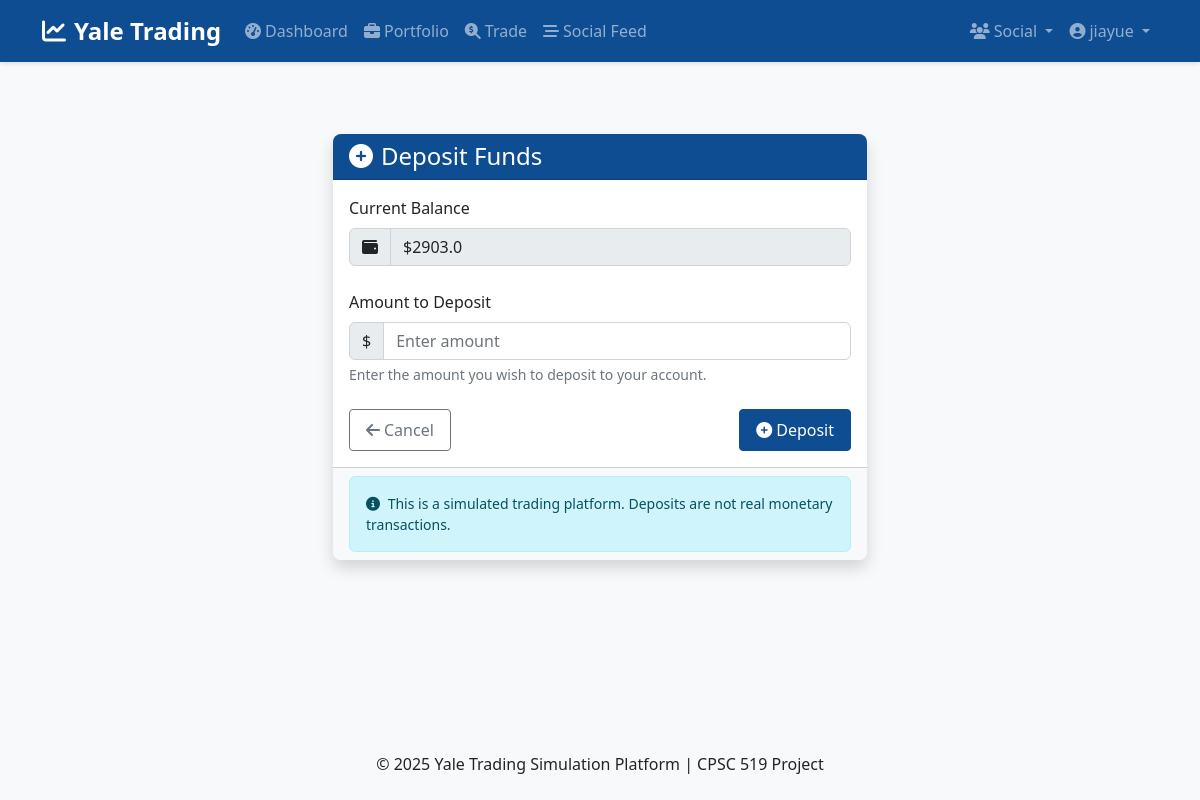
Before: /funds/deposit (signed in) with the older database file.
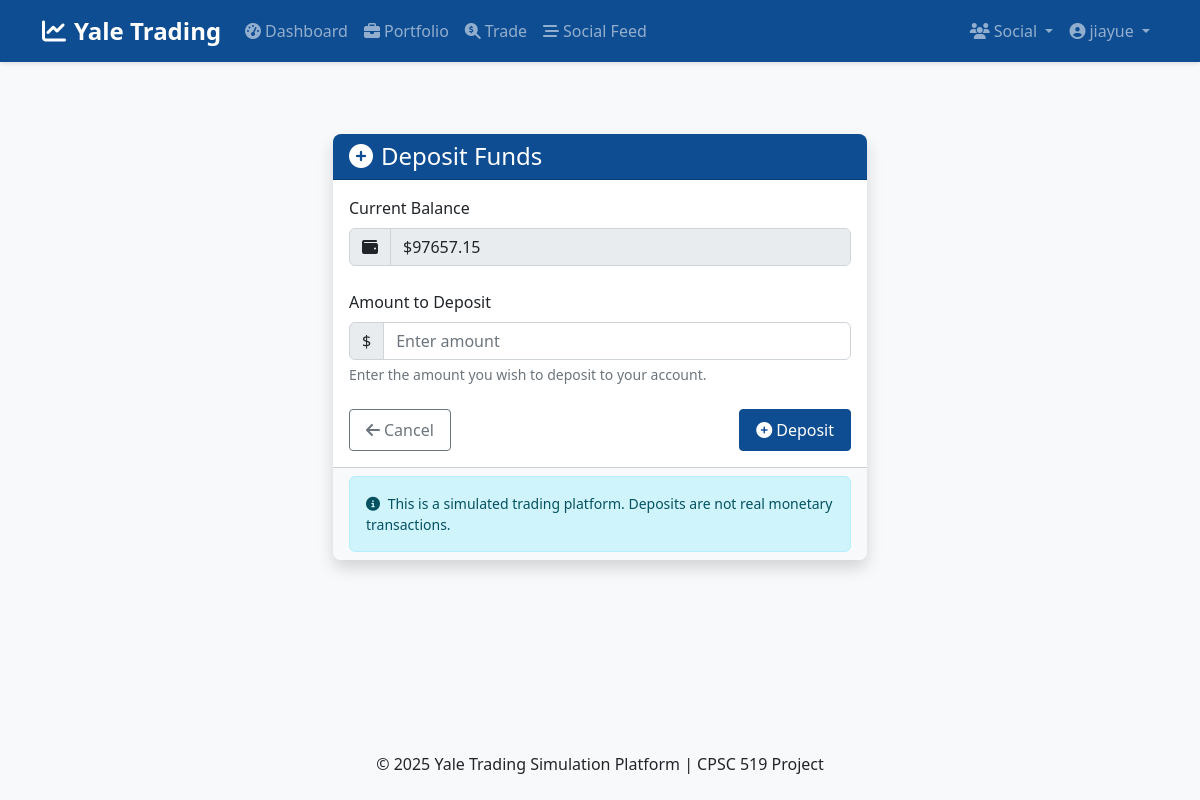
After: the same page with the newer database file.
### app/models/user.py (models this page shows, shortened)
class User(db.Model, UserMixin):
    id = db.Column(db.Integer, primary_key=True)
    net_id = db.Column(db.String(20), unique=True, nullable=False)
    password_hash = db.Column(db.String(128), nullable=False)
    first_name = db.Column(db.String(50), nullable=False)
    last_name = db.Column(db.String(50), nullable=False)
    balance = db.Column(db.Float, default=0.0)
    created_at_edt = db.Column(db.DateTime, default=datetime.now(zoneinfo.ZoneInfo("America/New_York")))
    last_login_edt = db.Column(db.DateTime, default=datetime.now(zoneinfo.ZoneInfo("America/New_York")))
    is_active = db.Column(db.Boolean, default=True)
    portfolio = db.relationship('StockHolding', backref='user', lazy=True)
    transactions = db.relationship('Transaction', backref='user', lazy=True)
    cash_transactions = db.relationship('CashTransaction', backref='user', lazy=True)
    posts = db.relationship('TradingPost', backref='author', lazy=True)
    comments = db.relationship('Comment', backref='author', lazy=True)
    followed = db.relationship(
        'User', secondary=followers,
        primaryjoin=(followers.c.follower_id == id),
        secondaryjoin=(followers.c.followed_id == id),
        backref=db.backref('followers', lazy='dynamic'), lazy='dynamic'
    )

### app/controllers/auth.py (the view, shortened to what this page needs)
@auth_bp.route('/funds/deposit', methods=['GET', 'POST'])
@login_required
def deposit_funds():
    form = FundDepositForm()
    return render_template('auth/deposit.html', title='Deposit Funds', form=form)

### app/forms.py
class FundDepositForm(FlaskForm):
    amount = FloatField('Amount ($)', validators=[DataRequired(), NumberRange(min=0.01, message='Amount must be positive')])
    submit = SubmitField('Deposit')

### app/models/user.py (called while the page is built)
@login_manager.user_loader
def load_user(user_id):
    return User.query.get(int(user_id))

### app/templates/auth/deposit.html (shortened to what this page needs)
{% extends "layout.html" %}
{% block content %}
<div class="container py-5">
    <div class="row">
        <div class="col-md-6 mx-auto">
            <div class="card shadow">
                <div class="card-header bg-primary text-white">
                    <h2 class="h4 mb-0"><i class="fas fa-plus-circle me-2"></i>Deposit Funds</h2>
                </div>
                <div class="card-body">
                    <form method="POST" action="{{ url_for('auth.deposit_funds') }}" class="needs-validation" novalidate>
                        <div class="mb-4">
                            <label for="current-balance" class="form-label">Current Balance</label>
                            <div class="input-group">
                                <span class="input-group-text"><i class="fas fa-wallet"></i></span>
                                <input type="text" class="form-control" id="current-balance" value="${{ current_user.balance|round(2) }}" disabled>
                            </div>
                        </div>
                        <div class="mb-4">
                            <label for="amount" class="form-label">Amount to Deposit</label>
                            <div class="input-group">
                                <span class="input-group-text">$</span>
                                {{ form.amount(class="form-control", placeholder="Enter amount", min="0.01", step="0.01") }}
                            </div>
                            <div class="form-text">Enter the amount you wish to deposit to your account.</div>
                        </div>
                        <div class="d-flex justify-content-between">
                            <a href="{{ url_for('main.dashboard') }}" class="btn btn-outline-secondary">
                                <i class="fas fa-arrow-left me-1"></i>Cancel
                            </a>
                            <button type="submit" class="btn btn-primary">
                                <i class="fas fa-plus-circle me-1"></i>{{ form.submit.label.text }}
                            </button>
                        </div>
                    </form>
                </div>
                <div class="card-footer bg-light small">
                    <div class="alert alert-info mb-0">
                        <i class="fas fa-info-circle me-1"></i> This is a simulated trading platform. Deposits are not real monetary transactions.
                    </div>
                </div>
            </div>
        </div>
    </div>
</div>
{% endblock %}

### app/templates/layout.html (shortened to what this page needs)
<!DOCTYPE html>
<html lang="en">
<head>
    <link href="https://cdn.jsdelivr.net/npm/bootstrap@5.2.3/dist/css/bootstrap.min.css" rel="stylesheet">
    <link rel="stylesheet" href="https://cdnjs.cloudflare.com/ajax/libs/font-awesome/6.3.0/css/all.min.css">
    <link rel="stylesheet" href="{{ url_for('static', filename='css/main.css') }}">
</head>
<body>
    <header>
        <nav class="navbar navbar-expand-lg navbar-dark bg-primary">
            <div class="container">
                <a class="navbar-brand" href="{{ url_for('main.home') }}">
                    <i class="fas fa-chart-line me-2"></i>Yale Trading
                </a>
                <div class="collapse navbar-collapse" id="navbarNav">
                    <ul class="navbar-nav me-auto">
                        {% if current_user.is_authenticated %}
                            <li class="nav-item">
                                <a class="nav-link" href="{{ url_for('main.dashboard') }}">
                                    <i class="fas fa-tachometer-alt me-1"></i>Dashboard
                                </a>
                            </li>
                            <li class="nav-item">
                                <a class="nav-link" href="{{ url_for('trading.portfolio') }}">
                                    <i class="fas fa-briefcase me-1"></i>Portfolio
                                </a>
                            </li>
                            <li class="nav-item">
                                <a class="nav-link" href="{{ url_for('trading.stock_search') }}">
                                    <i class="fas fa-search-dollar me-1"></i>Trade
                                </a>
                            </li>
                            <li class="nav-item">
                                <a class="nav-link" href="{{ url_for('social.feed') }}">
                                    <i class="fas fa-stream me-1"></i>Social Feed
                                </a>
                            </li>
                        {% endif %}
                    </ul>
                    <ul class="navbar-nav">
                        {% if current_user.is_authenticated %}
                            <li class="nav-item dropdown">
                                <a class="nav-link dropdown-toggle" href="#" id="socialDropdown" role="button" data-bs-toggle="dropdown">
                                    <i class="fas fa-users me-1"></i>Social
                                </a>
                            </li>
                            <li class="nav-item dropdown">
                                <a class="nav-link dropdown-toggle" href="#" id="userDropdown" role="button" data-bs-toggle="dropdown">
                                    <i class="fas fa-user-circle me-1"></i>{{ current_user.first_name }}
                                </a>
                            </li>
                        {% endif %}
                    </ul>
                </div>
            </div>
        </nav>
    </header>
    <main class="container mt-4 mb-5">
        {% block content %}{% endblock %}
    </main>
    <footer class="bg-light py-4 mt-auto">
        <div class="container text-center">
            <p class="mb-0">&copy; {{ now.year }} Yale Trading Simulation Platform | CPSC 519 Project</p>
        </div>
    </footer>
</body>
</html>

Changed rows visible on the page:
changed User "jiayue": balance "$2903.0" → "$97657.15"
